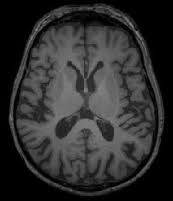
#> input picture Dataset/no/10 no.jpg, 173 x 201 px; its folder holds 3 pictures in this run
$ jupyter execute --allow-errors mlp.ipynb
#> lines starting #> are read from the running program, lines starting #| are printed output that depends on the picture
[cell 1]
import cv2
import glob
import os
import math
import matplotlib.pyplot as plt
import numpy as np

SIZE = 128

[cell 2]
data_img = []
data_label = []
for dir_path in glob.glob("Dataset/*"):
    label = dir_path.split("/")[-1]
    print(label)
    for img_path in glob.glob(os.path.join(dir_path, "*.jpg")):
#         print(img_path)
        img = cv2.imread(img_path, cv2.IMREAD_GRAYSCALE)
#> img is the input picture: shape (201, 173); min 0, max 139, mean 46.7
        img = cv2.resize(img, (SIZE, SIZE))
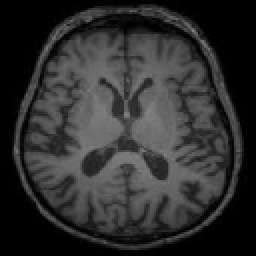
#> img: shape (128, 128) (shown 2 times larger); min 0, max 133, mean 46.6
        data_img.append(img)
        data_label.append(label)

data_img = np.array(data_img)
data_label = np.array(data_label)

[cell 3]
plt.imshow(data_img[0], cmap='gray')

[cell 4]
def image_negatif(pixels):
    result = []
    for row in pixels:
        current = []
        for pixel in row:
            negatif = 255 - pixel
            current.append(negatif)
        result.append(current)
    return np.array(result)

# Mengurangi noise dengan median filtering
def median_filter(data, kernel_size):
    temp = []
    indexer = kernel_size // 2
    data_final = []
    data_final = np.zeros((len(data), len(data[0])))
    for i in range(len(data)):

        for j in range(len(data[0])):

            for z in range(kernel_size):
                if i + z - indexer < 0 or i + z - indexer > len(data) - 1:
                    for c in range(kernel_size):
                        temp.append(0)
                else:
                    if j + z - indexer < 0 or j + indexer > len(data) - 1:
                        temp.append(0)
                    else:
                        for k in range(kernel_size):
                            temp.append(data[i + z - indexer][j + k - indexer])

            temp.sort()
            data_final[i][j] = temp[len(temp) // 2]
            temp = []
    return data_final

def logarithmic_trans(c, gamma, pixels):
    result = []
    for row in pixels:
        current = []
        for pixel in row:
            rule = math.floor(c * ((pixel) ** gamma))
            current.append(rule)
        result.append(current)
    return np.array(result)

#> (a cell that did not finish here is left out)

[cell 6]
def image_preprocessing(dataset):
    new_dataset = []
    for image in dataset:
        img_negatif = image_negatif(image)
        filtered_img = median_filter(img_negatif, 12)
        log_img = logarithmic_trans(1.33, 7, img_negatif)
        new_dataset.append(log_img)
#> this loop made 2 passes
#> pass 1, in image_preprocessing, `img_negatif = image_negatif(image)`:
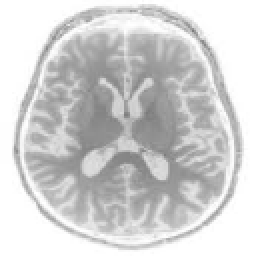
#> img_negatif: shape (128, 128) int64 (shown 2 times larger); min 122, max 255, mean 208.4
#> pass 1, in image_preprocessing, `filtered_img = median_filter(img_negatif, 12)`:
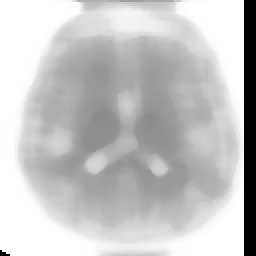
#> filtered_img: shape (128, 128) float64 (shown 2 times larger); min 0, max 255, mean 196.1
#> pass 1, in image_preprocessing, `log_img = logarithmic_trans(1.33, 7, img_negatif)`:
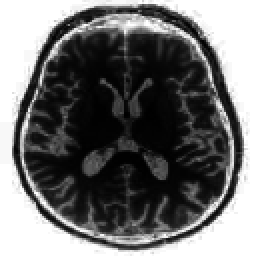
#> log_img: shape (128, 128) int64 (shown 2 times larger); min 5.35e+14, max 9.32e+16, mean 4.1e+16; drawn with min black and max white
    return np.array(new_dataset)

[cell 7]
def feature_extractor(dataset):
    new_dataset = []
    for image in dataset:
        image_flatten = image.flatten()
        new_dataset.append(image_flatten)
    new_dataset = np.array(new_dataset)
    # normalisasi
    new_dataset = new_dataset / 255.0
    return new_dataset

[cell 8]
preprocess_img = image_preprocessing(data_img)
feature_img = feature_extractor(preprocess_img)

[cell 9]
from sklearn import preprocessing
from sklearn.model_selection import train_test_split
le = preprocessing.LabelEncoder()
le.fit(data_label)
data_encoded = le.transform(data_label)

x_train, x_test, y_train, y_test = train_test_split(feature_img, data_encoded, train_size=0.8)

[cell 10]
from sklearn.neural_network import MLPClassifier

mlp = MLPClassifier(hidden_layer_sizes=(4096,2048,128),max_iter=500)
#> (the rest of this cell did not finish here and is left out)

[cell 11]
predictions = mlp.predict(x_test)

[cell 12]
from sklearn import metrics
print ("Accuracy = ", metrics.accuracy_score(y_test, predictions))

[cell 13]
import seaborn as sns
from sklearn.metrics import confusion_matrix
cm = confusion_matrix(y_test, predictions)

fig, ax = plt.subplots(figsize=(6,6))
sns.set(font_scale=1.6)
sns.heatmap(cm, annot=True, ax=ax)
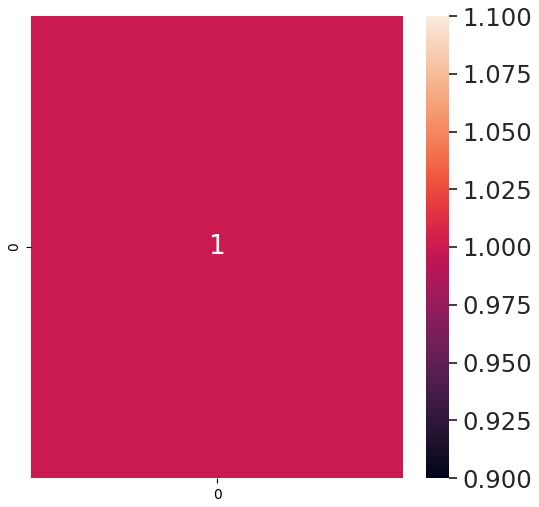
#> figure drawn by matplotlib, 2 panels
